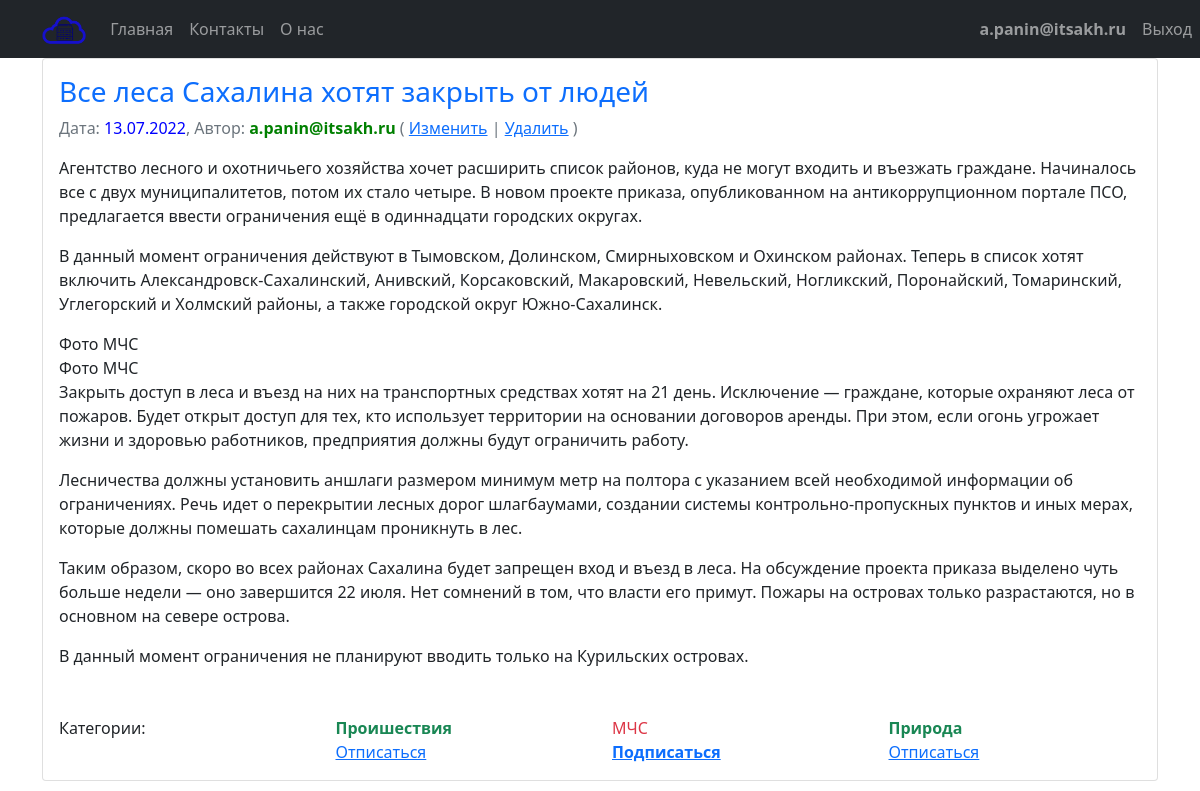
/view/41 (signed in), run on the app's committed database.
### news/models.py (models this page shows, shortened)
class Post(models.Model):
    NEWS = 1
    ARTICLE = 2
    choice_list = [(NEWS, "Новость"), (ARTICLE, "Статья")]
    author = models.ForeignKey(Author, on_delete=models.CASCADE, related_name='user_posts')
    type_post = models.IntegerField(default=1, choices=choice_list)
    date_create = models.DateTimeField(auto_now_add=True)
    date_update = models.DateTimeField(auto_now=True)
    category = models.ManyToManyField(Category, through='PostCategory', related_name='categories')
    title = models.CharField(max_length=255)
    text = models.TextField()
    rating = models.IntegerField(default=0)

class Author(models.Model):
    user = models.OneToOneField(User, primary_key=True, on_delete=models.CASCADE)
    rating = models.IntegerField(default=0)
    @property
    def username(self):
        return self.user.username
    def __str__(self):
        return self.username

class Category(models.Model):
    name = models.CharField(max_length=150, unique=True)
    subscribers = models.ManyToManyField(User, through='CategorySubscribers', related_name='subscribers')

### news/views.py (the view)
# urls.py: path('view/<int:pk>', NewsDetail.as_view(), name='post_detail'),
class NewsDetail(PermissionRequiredMixin, DetailView):
    model = Post
    permission_required = ('news.view_post',)
    template_name = 'post/post-detail.html'
    context_object_name = 'post'
    def get_context_data(self, **kwargs):
        context = super().get_context_data(**kwargs)
        context['str_type'] = 'news' if context['post'].type_post == 1 else 'articles'
        context['is_editable'] = self.request.user.groups.filter(name='authors').exists()
        context['category_subscribes'] = list(
            set(context['post'].category.all()) & set(self.request.user.subscribers.all()))
        return context

### news/templatetags/custom_filters.py (called while the page is built)
@register.filter()
def censor(value):
    words = censor_words.get_words()
    text_words=value.split(' ')
    for i, word in enumerate(text_words):
        if word.lower() in words:
            text_words[i] = word[0]+'*'*(len(word)-1)
    return ' '.join(text_words)

### templates/post/post-detail.html (shortened to what this page needs)
{% extends 'default.html' %}
{% load custom_filters %}
{% block content %}
<div class="card w-100">
  <div class="card-body text-start">
    <h3 class="card-title text-primary">{{ post.title|censor }}</h3>
    <p class="card-text text-secondary">
        Дата: <span style='color: blue;'>{{ post.date_create|date:'d.m.Y' }}</span>,
        Автор: <span style='color: green; font-weight:bold'>{{ post.author }}</span>
        {% if is_editable %}
                ( <a href="/{{str_type}}/{{post.pk}}/edit">Изменить</a> | <a href="/{{str_type}}/{{post.pk}}/delete"> Удалить</a> )
        {% endif %}
    </p>
    <p class="card-text text-dark">{{ post.text|censor|linebreaks }}</p>
  </div>
  <div class="card-body row text-start">
    <div class="col">Категории:</div>
    {% for  category in post.category.all %}
        <div class="col">
            {% if category in category_subscribes %}
                <div class='text-success fw-bold'> {{category.name}} </div>
                <div>
                <a href="/news/set-subscribe/{{category.pk}}?post={{post.pk}}&unsubscribe=1">Отписаться</a>
                </div>
            {% else %}
                <div class='text-danger'> {{category.name}} </div>
                <div>
                <a class="fw-bold" href="/news/set-subscribe/{{category.pk}}?post={{post.pk}}">Подписаться</a>
                </div>
            {% endif %}
        </div>
    {% endfor %}
  </div>
</div>
{% endblock content %}

### templates/default.html (shortened to what this page needs)
<!DOCTYPE html>
<html lang="ru">
    <head>
		{% load static%}
        <link href={% static "css/styles.css" %} rel="stylesheet" />
    </head>
    <body>
        <nav class="navbar navbar-expand-lg navbar-dark bg-dark static-top">
		   <div class="container">
			   <a class="navbar-brand" href="/"><img height='30' src={% static "assets/logo_blue.png" %}></a>
			   <div class="navbar-collapse collapse" id="navbarResponsive">
				   <ul class="nav navbar-nav navbar-left">
					   <li class="nav-item active">
						   <a class="nav-link" href="/">Главная</a>
					   </li>
					   <li class="nav-item">
						   <a class="nav-link" href="/contacts/">Контакты</a>
					   </li>
					   <li class="nav-item">
						   <a class="nav-link" href="/about/">О нас</a>
					   </li>
				   </ul>
				   <ul class="nav navbar-nav navbar-right" style="position: absolute;   right: 0;">
					   {%  if request.user.is_authenticated %}
					   <li class="nav-item fw-bold fc-white" title="Редактировать профиль">
						   <a class="nav-link" href="/profile">{{ request.user }}</a>
					   </li>
					   <li class="nav-item">
						   <a class="nav-link" href="/accounts/logout/">Выход</a>
					   </li>
					   {% endif %}
				   </ul>
			   </div>
		   </div>
		</nav>
        <div class="container">
		   <div class="row">
			   <div class="col-lg-12 text-center">
				   {% block content %}
				   {% endblock content %}
			   </div>
		   </div>
		</div>
    </body>
</html>

### data on the page
Post: title|censor "Все леса Сахалина хотят закрыть от людей", date_create "13.07.2022", author "a.panin@itsakh.ru", text|censor "Агентство лесного и охотничьего хозяйства хочет расширить список районов, куда не могут входить и въезжать граждане. Начиналось все с двух муниципалитетов, потом их стало четыре. В новом проекте приказа, опубликованном на антикоррупционном портале ПСО, предлагается ввести ограничения ещё в одиннадцати городских округах. В данный момент ограничения действуют в Тымовском, Долинском, Смирныховском и Охинском районах. Теперь в список хотят включить Александровск-Сахалинский, Анивский, Корсаковский, Макаровский, Невельский, Ногликский, Поронайский, Томаринский, Углегорский и Холмский районы, а также городской округ Южно-Сахалинск. Фото МЧС Фото МЧС Закрыть доступ в леса и въезд на них на…"
Category: name "Проишествия"
Category: name "МЧС"
Category: name "Природа"

### other printed values
{{ request.user }} "a.panin@itsakh.ru"
